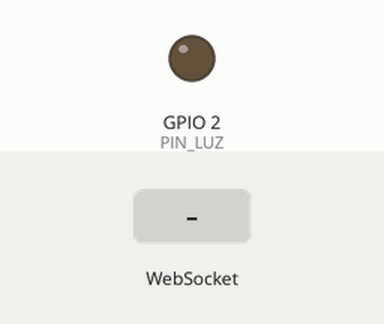
The sketch below on a simulated ESP32. Parts: output pins drawn as LEDs (lit = HIGH). Inputs (shaded band) come from the test bench. WiFi joins after 1.5 s; servers stay silent unless stated; what the sketch prints to the serial monitor is not drawn.

Above: at 2.7 s.
2.8 s: WebSocket text "LED_ON" received
At 3.9 s:
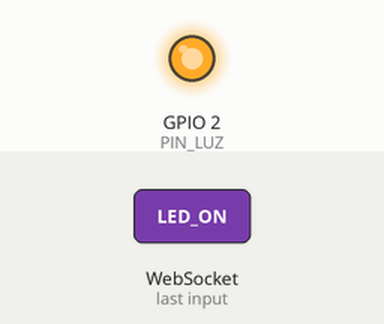
4.3 s: WebSocket text "LED_OFF" received
At 5.1 s:
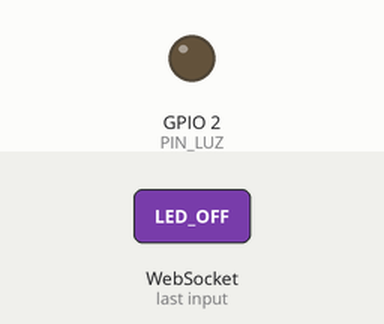
Timing chart, 0 to 7.3 s (numbered marks = the images above; inputs shaded):
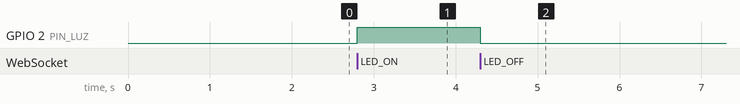

Measured:
- after the input at 2.8 s, GPIO 2 (PIN_LUZ): LOW → HIGH at once
- after the input at 4.3 s, GPIO 2 (PIN_LUZ): HIGH → LOW at once

The sketch:

esp32_tito.ino
```cpp
#include <WiFi.h>
#include <WebSocketsServer.h>

const char* ssid = "TU_NOMBRE_WIFI";
const char* password = "TU_PASSWORD_WIFI";

// Pin del LED integrado del ESP32 (suele ser GPIO 2) o conecta un relé aquí
const int PIN_LUZ = 2;

WebSocketsServer webSocket = WebSocketsServer(81);

void onWebSocketEvent(uint8_t num, WStype_t type, uint8_t * payload, size_t length) {
  if (type == WStype_TEXT) {
    String mensaje = String((char*)payload);
    Serial.println("Comando recibido: " + mensaje);

    if (mensaje == "LED_ON") {
      digitalWrite(PIN_LUZ, HIGH);
    }
    else if (mensaje == "LED_OFF") {
      digitalWrite(PIN_LUZ, LOW);
    }
  }
}

void setup() {
  Serial.begin(115200);
  pinMode(PIN_LUZ, OUTPUT);
  digitalWrite(PIN_LUZ, LOW);

  WiFi.begin(ssid, password);
  Serial.print("Conectando a WiFi");
  while (WiFi.status() != WL_CONNECTED) {
    delay(500);
    Serial.print(".");
  }

  Serial.println("\nConectado!");
  Serial.print("IP del ESP32 (pon esta IP en main.js): ");
  Serial.println(WiFi.localIP());

  webSocket.begin();
  webSocket.onEvent(onWebSocketEvent);
}

void loop() {
  webSocket.loop();
}
```
